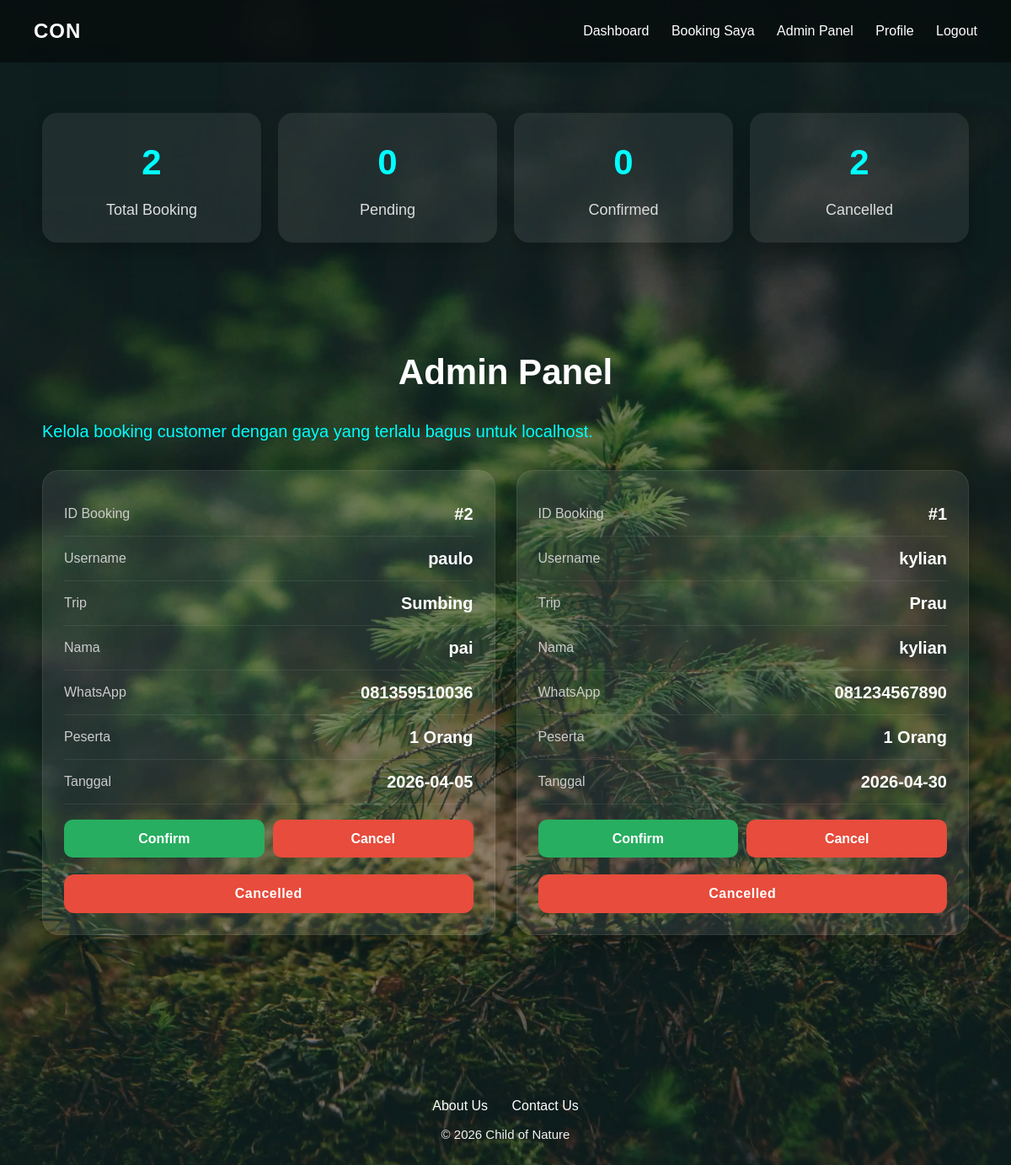
The page /admin (signed in) on the database its author committed.
### tables this page shows
CREATE TABLE bookings (
    id INTEGER PRIMARY KEY AUTOINCREMENT,
    username TEXT,
    trip_name TEXT,
    full_name TEXT,
    phone TEXT,
    people INTEGER,
    trip_date TEXT,
    note TEXT,
    status TEXT
);

### app.py (the view)
@app.route("/admin")
def admin():
    if "user" not in session:
        return redirect("/login")
    conn = sqlite3.connect("database.db")
    cur = conn.cursor()
    cur.execute(
        "SELECT role FROM users WHERE username=?",
        (session["user"],)
    )
    user = cur.fetchone()
    if not user:
        conn.close()
        return redirect("/login")
    role = user[0]
    if role != "admin":
        conn.close()
        flash("Akses ditolak.")
        return redirect("/dashboard")
    cur.execute("SELECT COUNT(*) FROM bookings")
    total = cur.fetchone()[0]
    cur.execute("SELECT COUNT(*) FROM bookings WHERE status='Pending'")
    pending = cur.fetchone()[0]
    cur.execute("SELECT COUNT(*) FROM bookings WHERE status='Confirmed'")
    confirmed = cur.fetchone()[0]
    cur.execute("SELECT COUNT(*) FROM bookings WHERE status='Cancelled'")
    cancelled = cur.fetchone()[0]
    cur.execute("""
    SELECT id, username, trip_name, full_name, phone, people, trip_date, status
    FROM bookings
    ORDER BY id DESC
    """)
    data = cur.fetchall()
    conn.close()
    return render_template(
        "admin.html",
        data=data,
        total=total,
        pending=pending,
        confirmed=confirmed,
        cancelled=cancelled
)

### templates/admin.html
{% extends "base.html" %}
{% block content %}
<section class="stats-grid">
<div class="stat-box">
    <h2>{{ total }}</h2>
    <p>Total Booking</p>
</div>
<div class="stat-box">
    <h2>{{ pending }}</h2>
    <p>Pending</p>
</div>
<div class="stat-box">
    <h2>{{ confirmed }}</h2>
    <p>Confirmed</p>
</div>
<div class="stat-box">
    <h2>{{ cancelled }}</h2>
    <p>Cancelled</p>
</div>
</section>
<section class="admin-page">
<h1 class="section-title">Admin Panel</h1>
<p class="subtitle">Kelola booking customer dengan gaya yang terlalu bagus untuk localhost.</p>
<div class="admin-grid">
{% for item in data %}
<div class="admin-card">
<div class="admin-row">
<span>ID Booking</span>
<strong>#{{ item[0] }}</strong>
</div>
<div class="admin-row">
<span>Username</span>
<strong>{{ item[1] }}</strong>
</div>
<div class="admin-row">
<span>Trip</span>
<strong>{{ item[2] }}</strong>
</div>
<div class="admin-row">
<span>Nama</span>
<strong>{{ item[3] }}</strong>
</div>
<div class="admin-row">
<span>WhatsApp</span>
<strong>{{ item[4] }}</strong>
</div>
<div class="admin-row">
<span>Peserta</span>
<strong>{{ item[5] }} Orang</strong>
</div>
<div class="admin-row">
<span>Tanggal</span>
<strong>{{ item[6] }}</strong>
</div>
<div class="admin-actions">
    <a href="/update-booking/{{ item[0] }}/Confirmed" class="btn-small confirm-btn">
        Confirm
    </a>
    <a href="/update-booking/{{ item[0] }}/Cancelled" class="btn-small cancel-btn">
        Cancel
    </a>
</div>
<div class="status-bottom
{% if item[7] == 'Pending' %}pending
{% elif item[7] == 'Confirmed' %}confirmed
{% elif item[7] == 'Cancelled' %}cancelled
{% endif %}">
{{ item[7] }}
</div>
</div>
{% endfor %}
</div>
</section>
{% endblock %}

### templates/base.html (shortened to what this page needs)
<!DOCTYPE html>
<html lang="id">
<head>
    <link rel="stylesheet"
    href="{{ url_for('static', filename='style.css') }}">
</head>
<body>
<nav class="navbar">
    <div class="logo">CON</div>
    <div class="menu">
    {% if "user" in session %}
        <a href="/dashboard">Dashboard</a>
        <a href="/my-bookings">Booking Saya</a>
    {% if session["role"] == "admin" %}
        <a href="/admin">Admin Panel</a>
    {% endif %}
        <a href="/profile">Profile</a>
        <a href="/logout">Logout</a>
    {% else %}
        <a href="/">Home</a>
        <a href="/about">About</a>
        <a href="/contact">Contact</a>
        <a href="/login">Masuk</a>
        <a href="/register">Daftar</a>
    {% endif %}
    </div>
</nav>
<section class="container" id="page-content">
{% block content %}{% endblock %}
</section>
<footer class="footer">
    <a href="/about">About Us</a>
    <a href="/contact">Contact Us</a>
    <p>© 2026 Child of Nature</p>
</footer>
</body>
</html>

### static/style.css (style rules this page uses)
* { margin: 0; padding: 0; box-sizing: border-box; }
html { scroll-behavior: smooth; }
body { font-family: Arial, sans-serif; color: white; background-color: #111; line-height: 1.6; }
body::before { content: ""; position: fixed; inset: 0; background-image: url("bg.webp"); background-size: cover; background-position: center; background-repeat: no-repeat; z-index: -2; }
body::after { content: ""; position: fixed; inset: 0; background: rgba(0,0,0,0.42); z-index: -1; }
.navbar { display: flex; justify-content: space-between; align-items: center; padding: 18px 40px; background: rgba(0,0,0,0.45); backdrop-filter: blur(10px); position: sticky; top: 0; z-index: 999; }
.logo { font-size: 24px; font-weight: bold; color: white; letter-spacing: 1px; }
.menu a { color: white; text-decoration: none; margin-left: 22px; transition: 0.3s; font-weight: 500; }
.container { max-width: 1150px; margin: auto; padding: 60px 25px; }
#page-content { opacity: 1; transition: opacity 0.35s ease, transform 0.35s ease; }
#page-content.fade-in { opacity: 0; animation: pageIn 0.45s forwards; }
h1 { font-size: 42px; margin-bottom: 18px; }
h2 { margin-bottom: 12px; }
p { font-size: 18px; color: #f1f1f1; }
.subtitle { color: cyan; font-size: 20px; margin-bottom: 22px; }
.section-title { text-align: center; margin-top: 45px; margin-bottom: 20px; }
.footer { text-align: center; padding: 30px 20px; margin-top: 60px; }
.footer a { color: white; text-decoration: none; margin: 0 12px; }
.footer p { margin-top: 10px; font-size: 15px; }
.admin-grid { display:grid; grid-template-columns:repeat(auto-fit,minmax(380px,1fr)); gap:28px; }
.admin-card { position:relative; padding:30px; border-radius:24px; background:rgba(255,255,255,0.08); backdrop-filter:blur(14px); border:1px solid rgba(255,255,255,0.08); box-shadow:0 20px 35px rgba(0,0,0,0.25); transition:0.3s; }
.admin-row { display:flex; justify-content:space-between; align-items:center; padding:14px 0; border-bottom:1px solid rgba(255,255,255,0.08); }
.admin-row span { color:#ddd; }
.admin-row strong { color:white; font-size:20px; }
.admin-page { padding:40px 0; }
.admin-grid { display:grid; grid-template-columns:repeat(auto-fit,minmax(320px,1fr)); gap:25px; margin-top:30px; }
.admin-card { background:rgba(255,255,255,0.08); backdrop-filter:blur(12px); border-radius:20px; padding:25px; box-shadow:0 15px 30px rgba(0,0,0,0.25); position:relative; transition:0.3s; }
.status-bottom { margin-top:20px; text-align:center; padding:10px; border-radius:12px; font-weight:bold; letter-spacing:0.5px; color:white; }
.status-bottom.cancelled { background:#e74c3c; }
.admin-row { display:flex; justify-content:space-between; gap:15px; padding:10px 0; border-bottom:1px solid rgba(255,255,255,0.08); }
.admin-row span { color:#ccc; }
.admin-row strong { color:white; }
.admin-actions { display:flex; gap:10px; margin-top:18px; }
.btn-small { flex:1; text-align:center; padding:10px; border-radius:10px; text-decoration:none; color:white; font-weight:bold; transition:0.3s; }
.confirm-btn { background:#27ae60; }
.cancel-btn { background:#e74c3c; }
.stats-grid { display:grid; grid-template-columns:repeat(auto-fit,minmax(180px,1fr)); gap:20px; margin-bottom:35px; }
.stat-box { background:rgba(255,255,255,0.08); backdrop-filter:blur(12px); padding:25px; border-radius:18px; text-align:center; box-shadow:0 10px 25px rgba(0,0,0,0.2); }
.stat-box h2 { font-size:42px; color:cyan; margin-bottom:8px; }
.stat-box p { color:#ddd; }

### rows shown on the page
bookings: id "2", username "paulo", trip_name "Sumbing", full_name "pai", phone "081359510036", people "1", trip_date "2026-04-05", status "Cancelled"
bookings: id "1", username "kylian", trip_name "Prau", full_name "kylian", phone "081234567890", people "1", trip_date "2026-04-30", status "Cancelled"

### other values the page prints
{{ total }} "2"
{{ pending }} "0"
{{ confirmed }} "0"
{{ cancelled }} "2"
